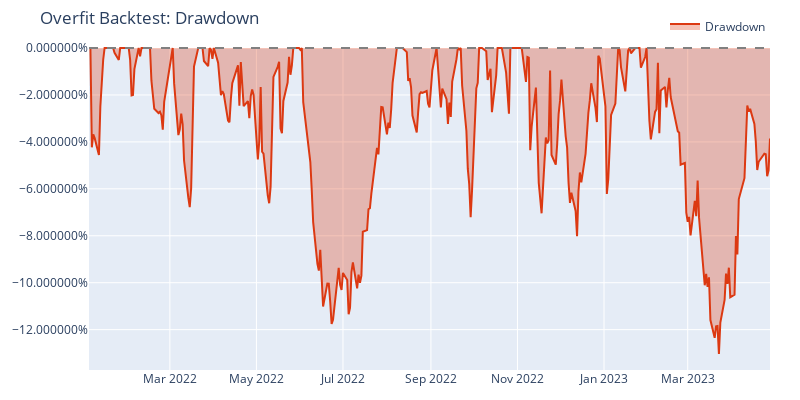

Source (notebook cell):
### Code cell
pyopt_pf.plot_underwater(width=800, height=400, title='Overfit Backtest: Drawdown').show();

### Figure 1 — Plotly figure (JSON) as saved in the notebook; plotly's stock layout.template omitted (floating-point values rounded to 4 significant figures; data arrays with more than 128 entries replaced by an {"elided": "..."} marker saying what was removed)
{"data": [{"fill": "tozeroy", "fillcolor": "rgba(220,57,18,0.3000)", "line": {"color": "#dc3912"}, "name": "Drawdown", "showlegend": true, "type": "scatter", "uid": "76d664bd-a99b-44de-84f7-8c13482b1157", "x": {"elided": "330 str values"}, "y": {"elided": "330 float values"}}], "layout": {"height": 400, "legend": {"orientation": "h", "traceorder": "normal", "x": 1, "xanchor": "right", "y": 1.02, "yanchor": "bottom"}, "margin": {"b": 30, "l": 30, "r": 30, "t": 30}, "shapes": [{"line": {"color": "gray", "dash": "dash"}, "type": "line", "x0": 0, "x1": 1, "xref": "paper", "y0": 0, "y1": 0, "yref": "y"}], "title": {"text": "Overfit Backtest: Drawdown"}, "width": 800, "yaxis": {"tickformat": "%"}}}
